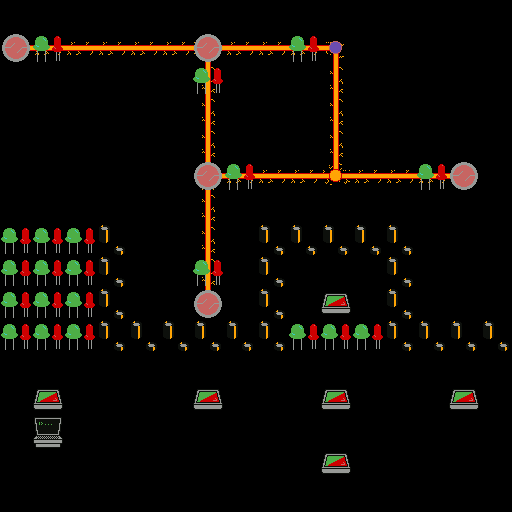

A 2D game scene composited from a Tiled map and its tileset images. What follows is a short description and the map's XML, with every tile layer's data as written:
An orthogonal 16x16 tile map with 32x32 px tiles, 3 tile layers (p, n, d) and 26 objects (11x G, 6x T, 5x P, bS, pS, ...).

<map version="1.4" tiledversion="1.4.2" orientation="orthogonal" renderorder="right-down" width="16" height="16" tilewidth="32" tileheight="32" infinite="0" nextlayerid="6" nextobjectid="32">
 <editorsettings>
  <export target="../json/level7.json" format="json" />
 </editorsettings>
 <tileset firstgid="1" source="a.tsx" />
 <layer id="1" name="p" width="16" height="16">
  <data encoding="csv">
0,0,0,0,0,0,0,0,0,0,0,0,0,0,0,0,
52,49,49,49,49,49,1610612787,49,49,49,53,0,0,0,0,0,
0,0,0,0,0,0,1610612785,0,0,0,1610612785,0,0,0,0,0,
0,0,0,0,0,0,1610612785,0,0,0,1610612785,0,0,0,0,0,
0,0,0,0,0,0,1610612785,0,0,0,1610612785,0,0,0,0,0,
0,0,0,0,0,0,3221225523,49,49,49,2684354611,49,49,49,3221225524,0,
0,0,0,0,0,0,1610612785,0,0,0,0,0,0,0,0,0,
0,0,0,0,0,0,1610612785,0,0,0,0,0,0,0,0,0,
0,0,0,0,0,0,1610612785,0,0,0,0,0,0,0,0,0,
0,0,0,0,0,0,1610612788,0,0,0,37,0,0,0,0,0,
0,0,0,0,0,0,0,0,0,0,0,0,0,0,0,0,
0,0,0,0,0,0,0,0,0,0,0,0,0,0,0,0,
0,37,0,0,0,0,37,0,0,0,37,0,0,0,37,0,
0,0,0,0,0,0,0,0,0,0,0,0,0,0,0,0,
0,0,0,0,0,0,0,0,0,0,37,0,0,0,0,0,
0,0,0,0,0,0,0,0,0,0,0,0,0,0,0,0
</data>
 </layer>
 <layer id="2" name="n" width="16" height="16">
  <data encoding="csv">
0,0,0,0,0,0,0,0,0,0,0,0,0,0,0,0,
47,0,0,0,0,0,47,0,0,0,48,0,0,0,0,0,
0,0,0,0,0,0,0,0,0,0,0,0,0,0,0,0,
0,0,0,0,0,0,0,0,0,0,0,0,0,0,0,0,
0,0,0,0,0,0,0,0,0,0,0,0,0,0,0,0,
0,0,0,0,0,0,47,0,0,0,47,0,0,0,47,0,
0,0,0,0,0,0,0,0,0,0,0,0,0,0,0,0,
0,0,0,0,0,0,0,0,0,0,0,0,0,0,0,0,
0,0,0,0,0,0,0,0,0,0,0,0,0,0,0,0,
0,0,0,0,0,0,47,0,0,0,0,0,0,0,0,0,
0,0,0,0,0,0,0,0,0,0,0,0,0,0,0,0,
0,0,0,0,0,0,0,0,0,0,0,0,0,0,0,0,
0,0,0,0,0,0,0,0,0,0,0,0,0,0,0,0,
0,0,0,0,0,0,0,0,0,0,0,0,0,0,0,0,
0,0,0,0,0,0,0,0,0,0,0,0,0,0,0,0,
0,0,0,0,0,0,0,0,0,0,0,0,0,0,0,0
</data>
 </layer>
 <layer id="3" name="d" width="16" height="16">
  <data encoding="csv">
0,0,0,0,0,0,0,0,0,0,0,0,0,0,0,0,
42,38,0,0,0,0,42,0,0,38,0,0,0,0,0,0,
0,0,0,0,0,0,38,0,0,0,0,0,0,0,0,0,
0,0,0,0,0,0,0,0,0,0,0,0,0,0,0,0,
0,0,0,0,0,0,0,0,0,0,0,0,0,0,0,0,
0,0,0,0,0,0,42,38,0,0,0,0,0,38,42,0,
0,0,0,0,0,0,0,0,0,0,0,0,0,0,0,0,
38,38,38,39,0,0,0,0,39,39,39,39,39,0,0,0,
38,38,38,39,0,0,38,0,39,0,0,0,39,0,0,0,
38,38,38,39,0,0,42,0,39,0,0,0,39,0,0,0,
38,38,38,39,39,39,39,39,39,38,38,38,39,39,39,39,
0,0,0,0,0,0,0,0,0,0,0,0,0,0,0,0,
0,0,0,0,0,0,0,0,0,0,0,0,0,0,0,0,
0,40,0,0,0,0,0,0,0,0,0,0,0,0,0,0,
0,0,0,0,0,0,0,0,0,0,0,0,0,0,0,0,
0,0,0,0,0,0,0,0,0,0,0,0,0,0,0,0
</data>
 </layer>
 <objectgroup id="5" name="I">
  <object id="1" name="bS" x="320" y="160" width="32" height="32" />
  <object id="2" name="pS" x="32" y="448" width="32" height="32" />
  <object id="3" name="1" type="T" x="32" y="384" width="32" height="32">
   <properties>
    <property name="Gates" value="1" />
   </properties>
  </object>
  <object id="4" name="1" type="G" x="416" y="160" width="32" height="32" />
  <object id="5" name="2" type="T" x="192" y="384" width="32" height="32">
   <properties>
    <property name="Gates" value="2" />
   </properties>
  </object>
  <object id="6" name="2" type="G" x="224" y="160" width="32" height="32" />
  <object id="7" name="3" type="T" x="320" y="384" width="32" height="32">
   <properties>
    <property name="Gates" value="3" />
   </properties>
  </object>
  <object id="8" name="3" type="G" x="192" y="256" width="32" height="32" />
  <object id="9" name="bG" x="320" y="32" width="32" height="32" />
  <object id="10" name="pG" x="320" y="32" width="64" height="64" />
  <object id="11" name="4" type="T" x="448" y="384" width="32" height="32">
   <properties>
    <property name="Gates" value="4" />
   </properties>
  </object>
  <object id="12" name="4" type="G" x="192" y="64" width="32" height="32" />
  <object id="15" name="7" type="T" x="320" y="288" width="32" height="32">
   <properties>
    <property name="Gates" value="7" />
   </properties>
  </object>
  <object id="16" name="7" type="G" x="32" y="32" width="32" height="32" />
  <object id="17" name="8" type="G" x="288" y="32" width="32" height="32" />
  <object id="19" name="8" type="T" x="320" y="448" width="32" height="32">
   <properties>
    <property name="Gates" value="8" />
   </properties>
  </object>
  <object id="20" name="10" type="P" x="448" y="160" width="32" height="32">
   <properties>
    <property name="Gates" value="10" />
   </properties>
  </object>
  <object id="21" name="11" type="P" x="192" y="160" width="32" height="32">
   <properties>
    <property name="Gates" value="11" />
   </properties>
  </object>
  <object id="22" name="12" type="P" x="192" y="288" width="32" height="32">
   <properties>
    <property name="Gates" value="12" />
   </properties>
  </object>
  <object id="23" name="13" type="P" x="192" y="32" width="32" height="32">
   <properties>
    <property name="Gates" value="13" />
   </properties>
  </object>
  <object id="24" name="14" type="P" x="0" y="32" width="32" height="32">
   <properties>
    <property name="Gates" value="14" />
   </properties>
  </object>
  <object id="26" name="10" type="G" x="0" y="320" width="96" height="32" />
  <object id="27" name="11" type="G" x="0" y="288" width="96" height="32" />
  <object id="28" name="12" type="G" x="0" y="256" width="96" height="32" />
  <object id="29" name="14" type="G" x="0" y="224" width="96" height="32" />
  <object id="31" name="13" type="G" x="288" y="320" width="96" height="32" />
 </objectgroup>
</map>
